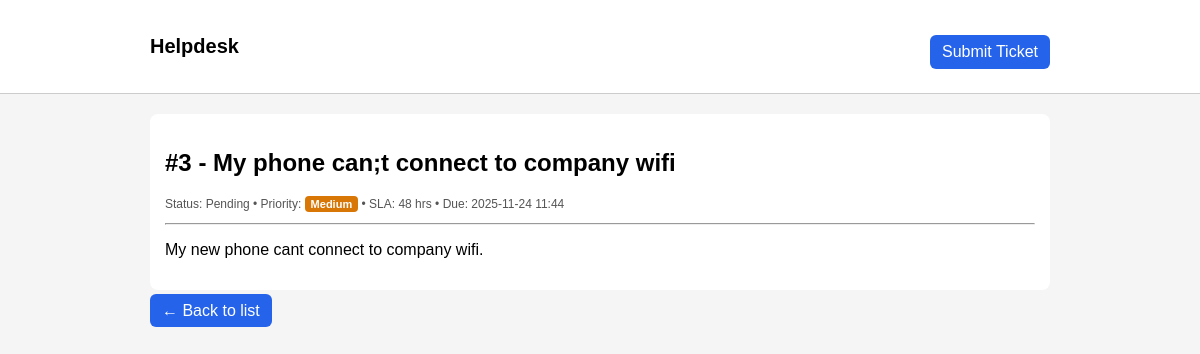
/ticket/3/, run on the app's committed database.
### helpdesk/models.py (models this page shows, shortened)
class Ticket(models.Model):
    STATUS_CHOICES = [('P','Pending'),('O','Open'),('R','Resolved'),('C','Closed')]
    PRIORITY_CHOICES = [('L','Low'),('M','Medium'),('H','High')]
    title = models.CharField(max_length=200)
    description = models.TextField()
    reporter_name = models.CharField(max_length=100)
    reporter_email = models.EmailField(blank=True)
    status = models.CharField(max_length=1, choices=STATUS_CHOICES, default='P')
    priority = models.CharField(max_length=1, choices=PRIORITY_CHOICES, default='M')  # if already added in 1.1
    sla_hours = models.PositiveIntegerField(default=48)   # NEW: SLA window in hours
    due_at = models.DateTimeField(null=True, blank=True)  # NEW: computed
    created_at = models.DateTimeField(auto_now_add=True)
    updated_at = models.DateTimeField(auto_now=True)
    def is_overdue(self):
        return self.due_at and timezone.now() > self.due_at and self.status not in ('R','C')

### helpdesk/views.py (the view)
# urls.py: path("ticket/<int:pk>/", views.TicketDetailView.as_view(), name="ticket_detail"),
class TicketDetailView(DetailView):
    model = Ticket
    template_name = 'helpdesk/ticket_detail.html'
    context_object_name = 'ticket'

### helpdesk/templates/helpdesk/ticket_detail.html (shortened to what this page needs)
{% extends "helpdesk/base.html" %}
{% block content %}
<div class="card">
  <h2>#{{ ticket.id }} - {{ ticket.title }}</h2>
  <p class="small">
    Status: {{ ticket.get_status_display }} •
    Priority: <span class="priority priority-{{ ticket.priority }}">{{ ticket.get_priority_display }}</span> •
    SLA: {{ ticket.sla_hours }} hrs •
    {% if ticket.due_at %}
      Due: {{ ticket.due_at|date:"Y-m-d H:i" }}
    {% else %}
      Due: —
    {% endif %}
  </p>
  <hr>
  <p>{{ ticket.description|linebreaks }}</p>
</div>
<p style="margin-top:12px">
  <a href="{% url 'helpdesk:ticket_list' %}" class="btn">← Back to list</a>
</p>
{% endblock %}

### helpdesk/templates/helpdesk/base.html (style rules this page uses)
body { font-family: Arial; background: #f5f5f5; margin: 0; padding: 0; }
a.btn { background: #2563eb; color: #fff; padding: 8px 12px; border-radius: 6px; text-decoration: none; }
.card { background: white; padding: 15px; border-radius: 8px; margin-bottom: 12px; }
.small { font-size: 12px; color: #555; }
.priority { padding: 2px 6px; border-radius: 4px; color: white; font-weight: bold; font-size: 11px; }
.priority-M { background: #d97706; }

### data on the page
Ticket: id "3", title "My phone can;t connect to company wifi", status "Pending", priority "Medium", sla_hours "48", due_at "2025-11-24 11:44", description "My new phone cant connect to company wifi."
